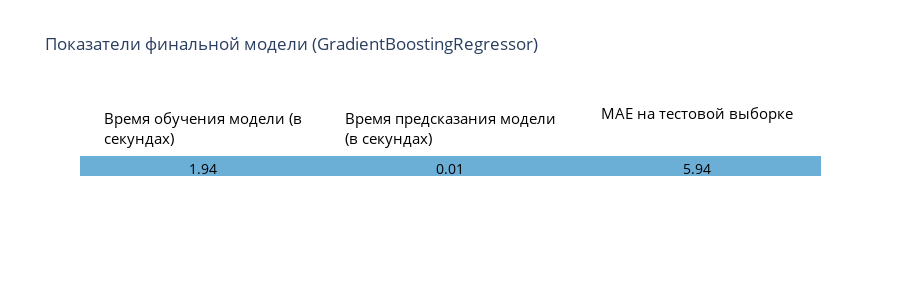

Notebook cell for this chart:
### Code cell
#выведем красиво
colors = ['rgb(107, 174, 214)']
fig = go.Figure(data=[go.Table( header=dict(
    values=['Время обучения модели (в секундах)', 
            'Время предсказания модели (в секундах)',
            'MAE на тестовой выборке'],
    line_color='white', fill_color='white',
    align='center', font=dict(color='black', size=15)
  ),
  cells=dict(
    values=[info_final_test.time_train.round(2), 
            info_final_test.time_predict.round(2),info_final_test.MAE.round(2)],
    line_color=[colors], fill_color=[colors],
    align='center', font=dict(color='black', size=14)
  ))
])
fig.update_layout(title_text="Показатели финальной модели (GradientBoostingRegressor)", height = 300)
fig.show()

### Figure 1 — Plotly figure (JSON) as saved in the notebook; plotly's stock layout.template omitted (floating-point values rounded to 4 significant figures)
{"data": [{"cells": {"align": "center", "fill": {"color": [["rgb(107, 174, 214)"]]}, "font": {"color": "black", "size": 14}, "line": {"color": [["rgb(107, 174, 214)"]]}, "values": [[1.94], [0.01], [5.94]]}, "header": {"align": "center", "fill": {"color": "white"}, "font": {"color": "black", "size": 15}, "line": {"color": "white"}, "values": ["Время обучения модели (в секундах)", "Время предсказания модели (в секундах)", "MAE на тестовой выборке"]}, "type": "table"}], "layout": {"height": 300, "title": {"text": "Показатели финальной модели (GradientBoostingRegressor)"}}}
